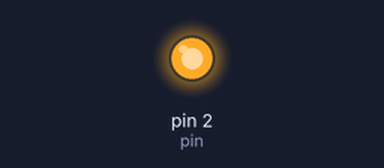
A sketch run on a simulated Arduino Uno, built with avr-gcc and run on an emulated ATmega328P. Parts: output pins drawn as LEDs (lit = HIGH).

Above: at 1.0 s.
At 3.0 s:
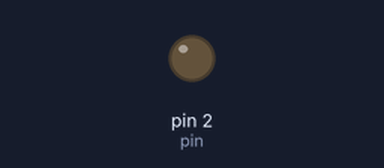
Timing chart, 0 to 5.2 s (numbered marks = the images above):
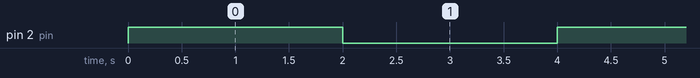

The sketch:

primer_codigo.ino
```cpp
#define pin 2


void setup() {
  // put your setup code here, to run once:
pinMode (pin, OUTPUT);

}

void loop() {
  // put your main code here, to run repeatedly:
  digitalWrite (pin,1);
  delay (2000);
  digitalWrite (pin,0);
  delay (2000);

}
```

Measured:
- by itself, pin 2 (pin): alternates HIGH for 2.0 s and LOW for 2.0 s
